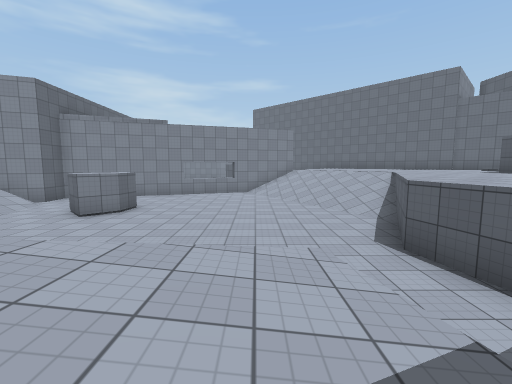
View 1 (above)

18 first-person views from a walk through a scene from a Unity 3-D project. The camera is 1.3 m above the floor, tilts 6° down and sees 90° across. The floor is counted in squares, 2 m on a side. Each view is taken from the middle of a square. On the plan, view 1 faces up. The plan holds only what a view shows up to about 9 squares ahead; the rest is blank. The place goes on beyond the plan. The player is left out. Surface patterns are stand-ins for the level's own textures.

View 2
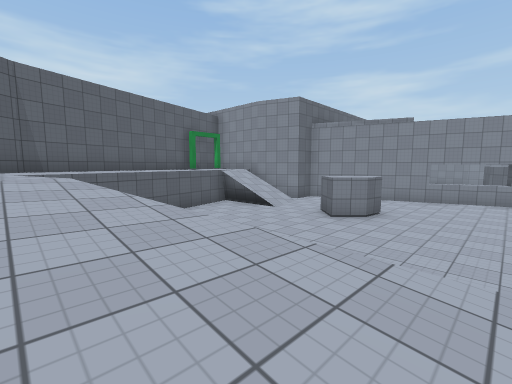

View 3
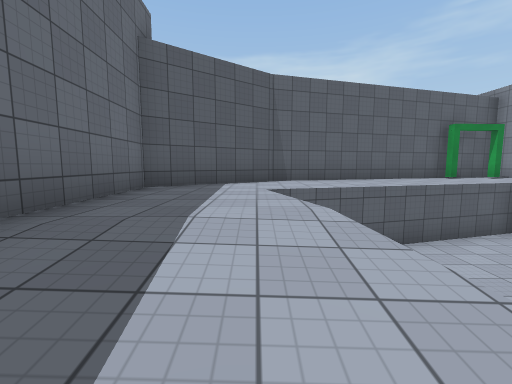

View 4
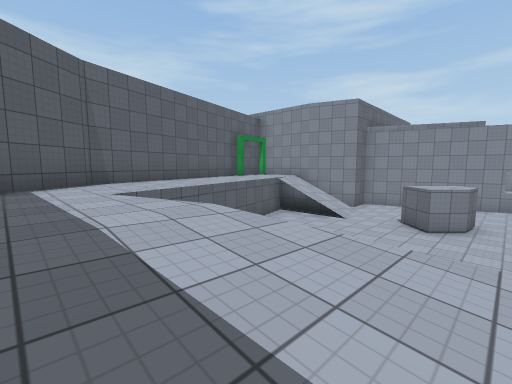

View 5
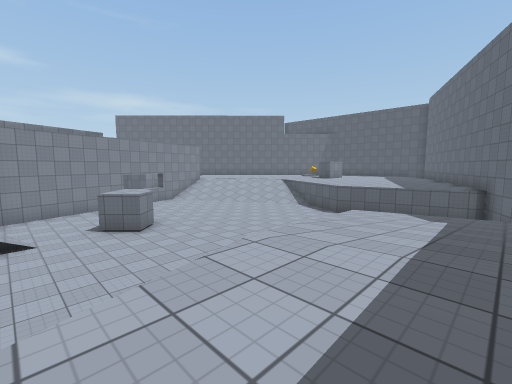

View 6
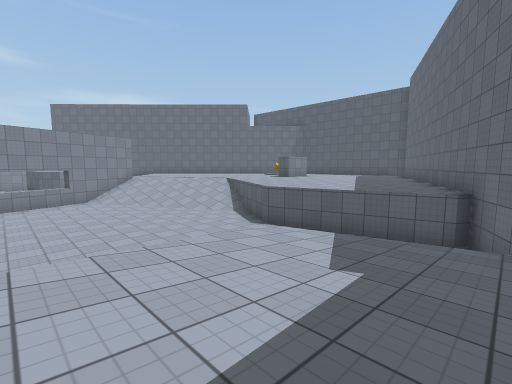

View 7
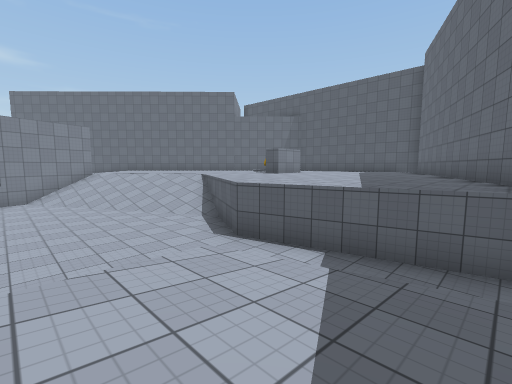

View 8
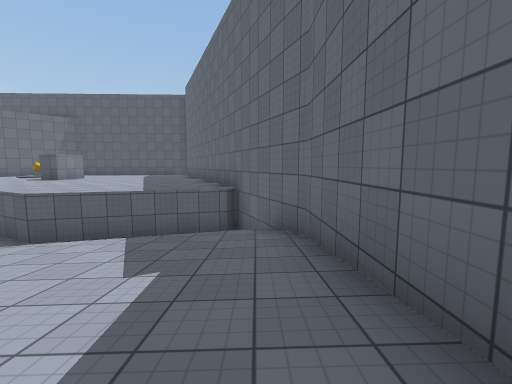

View 9
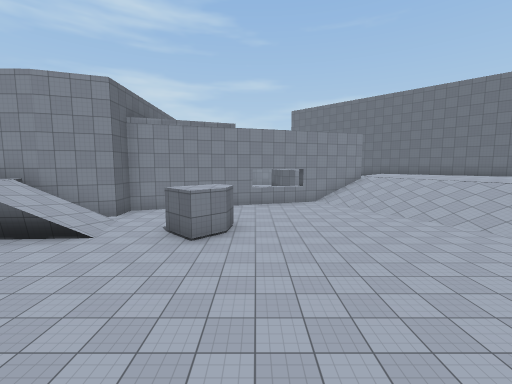

View 10
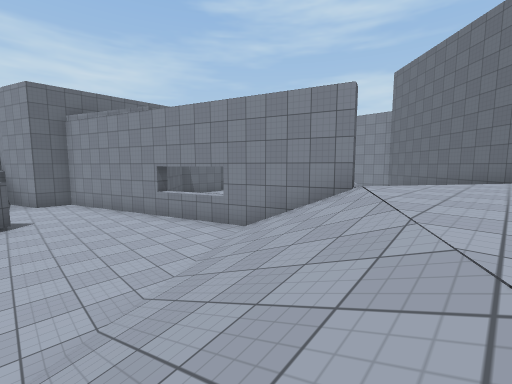

View 11
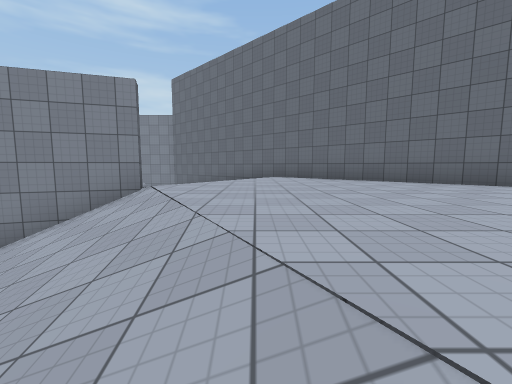

View 12
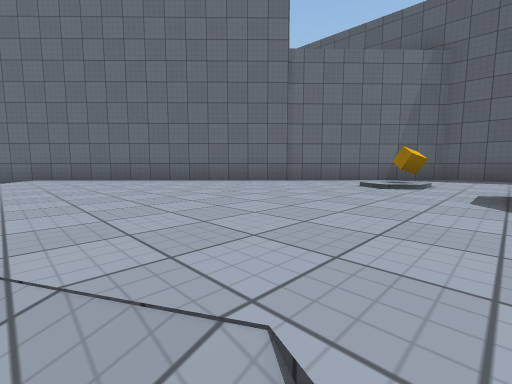

View 13
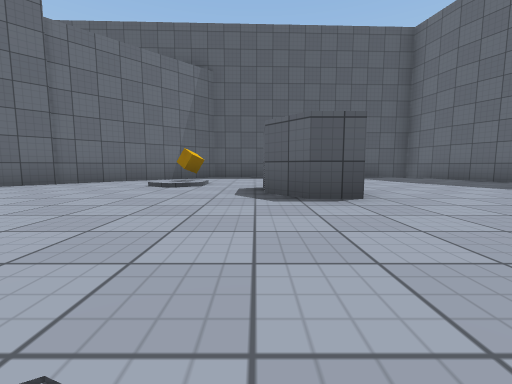

View 14
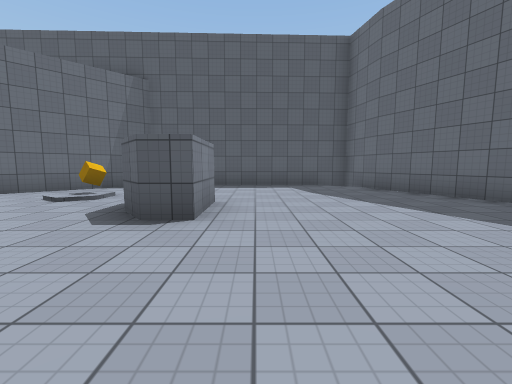

View 15
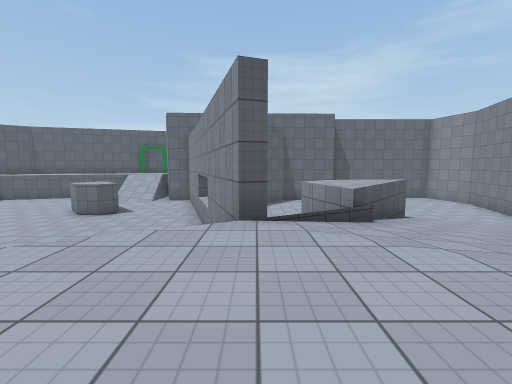

View 16
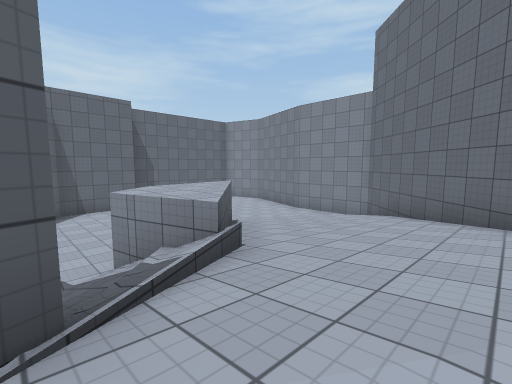

View 17
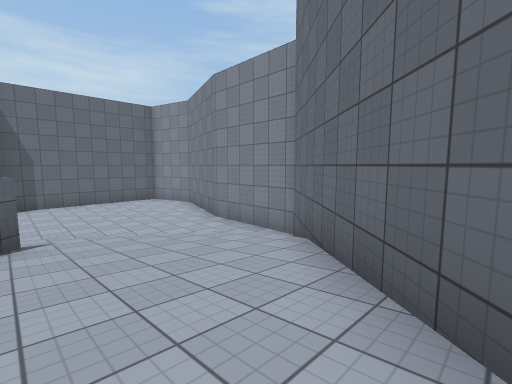

View 18
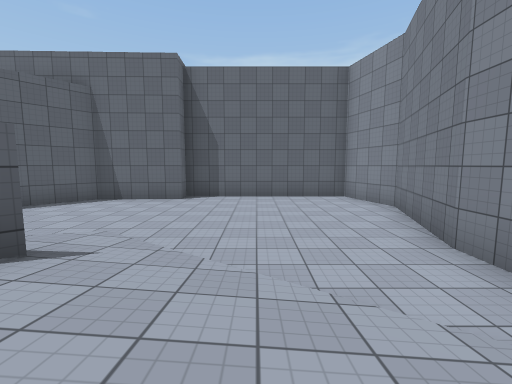

### Floor plan
Key: @ floor where view 1 was taken; # wall or solid block; . main floor; : floor 2 m higher than the main floor; + floor 2.25 m higher than the main floor; * floor 2.5 m higher than the main floor; / step, stairs or slope; = window, fence, low wall or low ledge; ^ raised ledge; O other object.
Columns run from 12 left of view 1 to 13 right of it. Each row starts with its distance up from view 1.
 23     ####
 22    ##..######
 21    #........##
 20    #.......//###
 19    #....../////##
 18    #.....///////##
 17    #...../#//////##
 16    ##.... ##/////:##
 15     #..... #^///:::##
 14     ##.....////:::::##
 13      ##    //#/::::::##
 12       #   ^###/:::::::##
 11      #####..////:::::::##
 10     ##.......///:::::/::##
  9     #.........///::::O:::#
  8 ## ##/..#.....///::::::::#
  7 #O*///.##......//::##::::#
  6  O*#/........../:::::::::#
  5  #**.........../:::::::::#
  4  #**...........::::::::::#
  3  #**#..........:::::::::##
  2  ##*/     .#//.:::::::###
  1   #** .//////=./:::####
  0   #**/*+////@/./:###
 -1   ##****//////.###
 -2    #####  ######

Where each view was taken, in squares from view 1:
view 1: 0 up, 0 right, facing up
view 2: 0 up, 1 left, facing up-left
view 3: 0 up, 3 left, facing left
view 4: 1 down, 3 left, facing up-left
view 5: 1 down, 7 left, facing up-right
view 6: 1 down, 3 left, facing up-right
view 7: 0 up, 1 left, facing up-right
view 8: 1 down, 3 left, facing right
view 9: 1 up, 3 left, facing up
view 10: 8 up, 4 right, facing up-left
view 11: 8 up, 4 right, facing up
view 12: 8 up, 4 right, facing up-right
view 13: 8 up, 4 right, facing right
view 14: 6 up, 4 right, facing right
view 15: 13 up, 5 right, facing left
view 16: 13 up, 3 right, facing up-left
view 17: 17 up, 3 right, facing up-left
view 18: 19 up, 0 right, facing left
